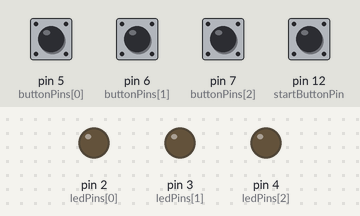
The sketch below on a simulated Arduino Uno, built with avr-gcc and run on an emulated ATmega328P. Shown: output pins drawn as LEDs (lit = HIGH). The test bench sets the inputs (shaded band); at power-on: pin 5 (buttonPins[0]), pin 6 (buttonPins[1]), pin 7 (buttonPins[2]), pin 12 (startButtonPin) LOW. Random numbers use the default seed unless the sketch sets one.

Above: at 4.9 s.
5.0 s: pin 12 (startButtonPin) pulled HIGH for 0.15 s
At 6.2 s:
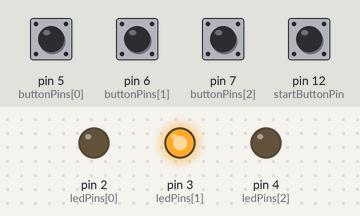
At 8.0 s:
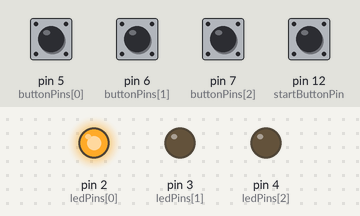
8.1 s: pin 12 (startButtonPin) pulled HIGH for 1 s
At 10.0 s:
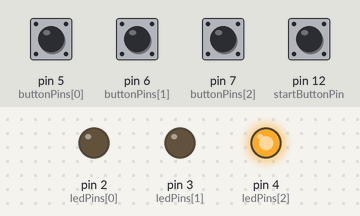
12.1 s: pin 5 (buttonPins[0]) pulled HIGH for 1 s
Timing chart, 0 to 15.1 s (numbered marks = the images above; inputs shaded):
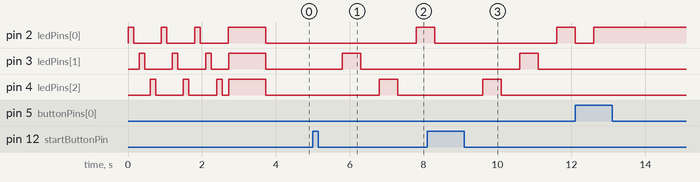

Measured:
- after the input at 5.0 s, pin 2 (ledPins[0]): LOW → HIGH after 2.8 s; pin 3 (ledPins[1]): LOW → HIGH after 0.80 s, → LOW 0.50 s later; pin 4 (ledPins[2]): LOW → HIGH after 1.8 s, → LOW 0.50 s later
- after the input at 8.1 s, pin 3 (ledPins[1]): LOW → HIGH after 2.5 s, → LOW 0.50 s later; pin 4 (ledPins[2]): LOW → HIGH after 1.5 s, → LOW 0.50 s later

The sketch:

traffic-light-sequence.ino
```cpp
/*
    Initialize the lists with the pins and buttons positions
    And get the number of buttons
*/

const int ledPins[] = {2, 3, 4};
const int buttonPins[] = {5, 6, 7};
const int startButtonPin = 12;
const int startLedIndicator[] = {9, 10, 11};
const int numButtons = sizeof(buttonPins) / sizeof(buttonPins[0]);

// Global variable to store the order of LED blinking
int orderLedBlink[3];

// Global variable to store the order of next 3 buttons pressed
int nextButtonOrder[3];

// Flag to indicate whether to count the next four button presses after button 12
bool countingButtons = false;

/*
    Setup will initialize the pins and set their states.
*/

void setup() {
    // Set up the serial monitor
    Serial.begin(9600);
    // Initialize LED and button pins
    for (int i = 0; i < numButtons; i++) {
        pinMode(ledPins[i], OUTPUT);
        pinMode(buttonPins[i], INPUT);
    }

    // Initialize Random Sequence Blink Button
    pinMode(startButtonPin, INPUT);

    // Sequentially turn on and off LEDs
    sequentialLeds();
}

/*
    In Main loop:
    - Read the state of the button
    - If the button is pressed, activate the LED else turn off the LED
    - Call the function to store the order of the next 4 buttons pressed after pressing the start button
*/

void loop() {
    for (int i = 0; i < numButtons; i++) {
        if (digitalRead(buttonPins[i]) == HIGH) {
            activateLed(i);
            delay(100);

            // Call the function to store the order of the next 4 buttons pressed after pressing the start button
            if (countingButtons) {
                storeNextButtonOrder(buttonPins[i]);
            }
        }
    }

    // Check if the select button (12) is pressed
    if (digitalRead(startButtonPin) == HIGH) {
      // Activate the Indicator Leds
        for(int i = 0; i < 2; i++){
            digitalWrite(startLedIndicator[i], HIGH);
        }
        // Call the function to select the random Leds
        selectRandomLedToBlink();
        countingButtons = true; // Start counting buttons after LED blinking
    }

}

/*
    In activateLed function:
    - Turn on the LED if the index is equal to the button index declared in the buttonPins list.
*/

void activateLed(int buttonIndex) {
    for (int i = 0; i < numButtons; i++) {
        digitalWrite(ledPins[i], i == buttonIndex ? HIGH : LOW);
    }
}

/*
    In sequentialLeds function:
    - Turn on all LEDs repeatedly for 3 seconds then turn them off after some seconds.
*/

void sequentialLeds() {
    for (int j = 0; j < 3; j++) {
        for (int i = 0; i < numButtons; i++) {
            digitalWrite(ledPins[i], HIGH);
            delay(150);
            digitalWrite(ledPins[i], LOW);
            delay(150);
        }
    }

    turnOnAllLeds();
    delay(1000);
    turnOffAllLeds();
}

/*
    In turnOnAllLeds function:
    - Turn on all LEDs to High state.
*/
void turnOnAllLeds() {
    for (int i = 0; i < numButtons; i++) {
        delay(10);
        digitalWrite(ledPins[i], HIGH);
    }
}

/*
    In turnOffAllLeds function:
    - Turn off all LEDs to Low state.
*/

void turnOffAllLeds() {
    for (int i = 0; i < numButtons; i++) {
        digitalWrite(ledPins[i], LOW);
    }
}

/*
    In selectRandomLedToBlink function:
    - Blink the selected random LEDs based on the order of the LEDs declared in the ledPins list.
    - Start counting buttons pins after the random LED blinking enabling the flag countingButtons.
*/

void selectRandomLedToBlink() {
    turnOffAllLeds();
    delay(800);

    // Array to store random indices and count the number of selected LEDs.
    int randomIndices[3];
    int numSelected = 0;

    while (numSelected < 3) {
        int randomIndex = random(numButtons); // Generate a random index between 0 and numButtons.
        bool alreadySelected = false;
        for (int i = 0; i < numSelected; i++) {
            if (randomIndices[i] == randomIndex) {
                alreadySelected = true; // Prevent repeatedly selecting the same index.
                break;
            }
        }

        if (!alreadySelected) {
            randomIndices[numSelected] = randomIndex; // Store the random index in randomIndices
            orderLedBlink[numSelected] = ledPins[randomIndex]; // Store the LED pin number in orderLedBlink
            numSelected++;
        }
    }

    // Blink the selected random LEDs
    for (int i = 0; i < 3; i++) {
        digitalWrite(ledPins[randomIndices[i]], HIGH);
        delay(500);
        digitalWrite(ledPins[randomIndices[i]], LOW);
        delay(500);
    }

    // Flag to start counting buttons after the random LED blinking
    countingButtons = true;

    // Clean nextButtonOrder array before storing the next 3 button orders
    for (int i = 0; i < 3; i++) {
        nextButtonOrder[i] = 0;
    }
}

/*
    In storeNextButtonOrder function:
    - Store the next 3 button pins pressed after pressing the start button.
    - Call the function to check if the condition to win is met.
*/

void storeNextButtonOrder(int buttonPin) { // Change the parameter to button pin number
    static int nextButtonIndex = 0; // Static variable to keep track of the next button order index
    bool alreadyStored = false;

    for (int i = 0; i < 3; i++) {
        if (nextButtonOrder[i] == buttonPin) {
            alreadyStored = true;
            break;
        }
    }

    if (!alreadyStored) {
        nextButtonOrder[nextButtonIndex++] = buttonPin; // Store button pin number instead of index
        if (nextButtonIndex == 3) {
            countingButtons = false; // Stop counting after storing the next 4 button orders
            nextButtonIndex = 0; // Reset the next button order index
        	finalResult();
        }
    }

}

/*
	Condition to win: Led,Button: {2,5}, {3,6}, {4,7}
    Logic to win LedPin[i] = ButtonPin[i] + 3
*/

void finalResult() {
    bool passed = false;
  	int cont = 0;

    // Check if the next button order is correct based on the logic
    for (int i = 0;i < numButtons; i++){
  	    if(nextButtonOrder[i] == (orderLedBlink[i] + 3)){
     	    cont = cont+1;
        }
    }

    // Check if the condition to win is met
    if(cont == numButtons){
    	passed = true;
    } else {
     	passed = false;
    }

    // Call the function to blink the LEDs based on the condition to win
    if (passed) {
      // const int startLedIndicator[] = {9, 10, 11};  g/b/r
        // Green Light
        digitalWrite(startLedIndicator[0], HIGH);
        digitalWrite(startLedIndicator[1], LOW);
        digitalWrite(startLedIndicator[2], LOW);

      	sequentialLeds();

        // deactivate RGB Led
        for(int i = 0; i < 2; i++){
        	digitalWrite(startLedIndicator[i], LOW);
    	}

    } else {
        // Red Light
        digitalWrite(startLedIndicator[0], LOW);
        digitalWrite(startLedIndicator[1], LOW);
        digitalWrite(startLedIndicator[2], HIGH);

        turnOnAllLeds();
    	  delay(1000);

        digitalWrite(startLedIndicator[0], LOW);
        digitalWrite(startLedIndicator[1], LOW);
        digitalWrite(startLedIndicator[2], LOW);


      turnOffAllLeds();
    }
}
```
